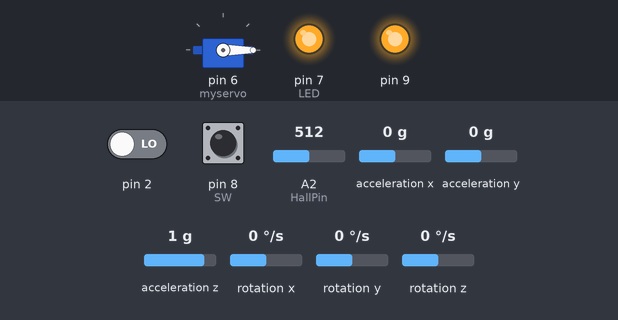
Recording of a sketch running on a simulated Arduino Uno, built with avr-gcc and run on an emulated ATmega328P. On the bench: servo, output pins drawn as LEDs (lit = HIGH). The inputs (shaded band) are chosen by the test bench; at power-on: acceleration z 1 g, A2 (HallPin) = 512, acceleration x 0 g, pin 2 LOW, acceleration y 0 g, pin 8 (SW) HIGH, rotation x 0 °/s, rotation y 0 °/s, rotation z 0 °/s. What the sketch prints to the serial monitor is not drawn.

Above: at 2.3 s.
2.4 s: acceleration z set to -0.8 g
At 4.6 s:
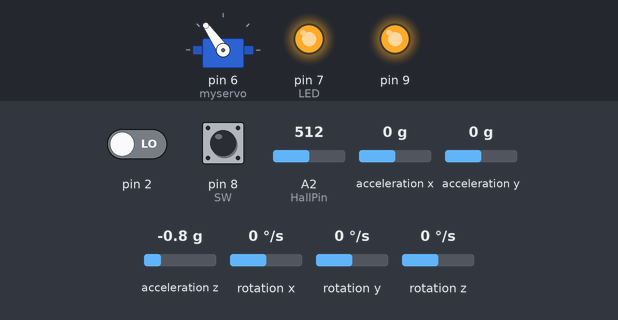
5.4 s: A2 (HallPin) set to 528
At 7.0 s:
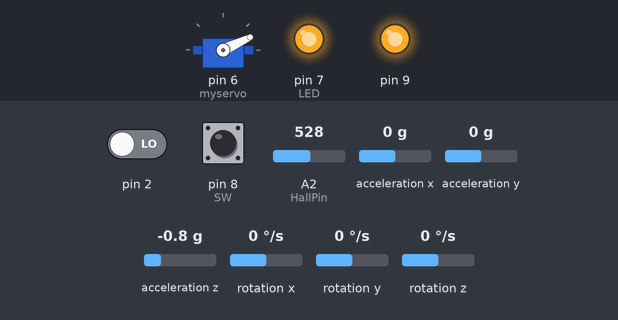
8.4 s: acceleration x set to -1.4 g
10.7 s: pin 2 driven HIGH
At 12.6 s:
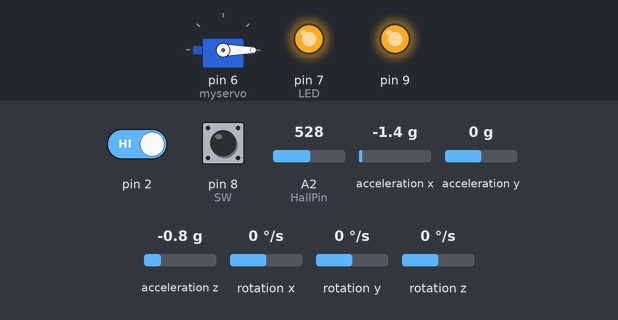
13.7 s: acceleration y set to -1.4 g
15.7 s: A2 (HallPin) set to 716
At 17.6 s:
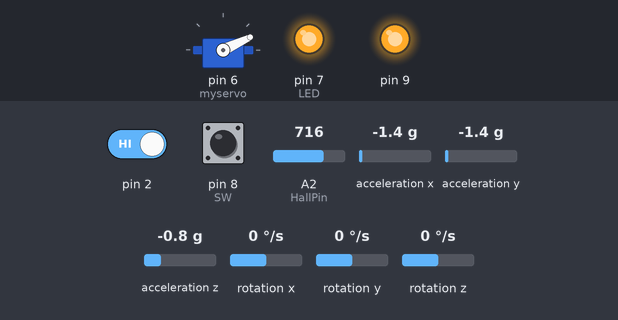
Timing chart, 0 to 18.8 s (numbered marks = the images above; inputs shaded):
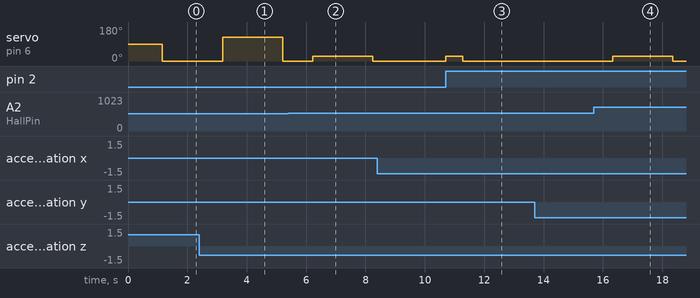

Measured:
- the behaviour switches between 516 and 517 on A2 (HallPin) (found by bisection; images 1 and 2)
- after the input at 2.4 s, servo on pin 6 (myservo): 0° → 125° after 0.79 s, → 0° 2.0 s later
- after the input at 5.4 s, servo on pin 6 (myservo): 0° → 25° after 0.83 s, → 0° 2.0 s later
- after the input at 8.4 s, every drawn part: stays the same
- after the input at 10.7 s, servo on pin 6 (myservo): 0° → 25° at once, → 0° 0.57 s later
- after the input at 13.7 s, every drawn part: stays the same
- after the input at 15.7 s, servo on pin 6 (myservo): 0° → 25° after 0.64 s, → 0° 2.0 s later

The sketch:

________.ino
```cpp
//////////////////////庫//////////////////////
#include<Servo.h>
#include "I2Cdev.h"
#include "MPU6050.h"

//////////////////////實例化物件//////////////////////
Servo myservo;
MPU6050 mpu;

//////////////////////五大模式變數//////////////////////
int NowMode;

//////////////////////開關跟按鈕、LED、馬達變數//////////////////////
#define NUMBER 5
#define LED 7
#define BUTTONRED 12
#define BUTTONBULE 13
#define SW 8
int red, bule;      //按鈕變數
int OnOff;          //監控是否自動手動變數
int Seg = 1;        //為手動調整伺服馬達變數

//////////////////////霍爾相關變數及陣列//////////////////////
float HallArray[NUMBER];
float HallSortArray[NUMBER];
const int HallPin = A2;
int HallStartValue = 0;
int SendHall;

//////////////////////X軸相關變數及陣列//////////////////////
float ZAxisArray [NUMBER];
float ZSortArray [NUMBER];
int SendZ;

//////////////////////Z軸相關變數及陣列//////////////////////
float XAxisArray[NUMBER];
float XSortArray[NUMBER];
int SendX;

//////////////////////姿態感測收值變數//////////////////////
int16_t ax, ay, az, gx, gy, gz;

//////////////////////角度變數//////////////////////
float Gyro_y; //Y軸陀螺儀數據暫存
float Gyro_x;
float Gyro_z;
float angleAx;
float angle6;
float K1 = 0.05; // 對加速度計取值的權重
float Angle; //一階互補濾波計算出的小車最終傾斜角度
float accelz = 0;
float angle, angle_dot;

//////////////////////卡爾曼濾波變數//////////////////////
float P[2][2] = {{ 1, 0 }, { 0, 1 }};
float Pdot[4] = { 0, 0, 0, 0};
float Q_angle = 0.001, Q_gyro = 0.005; //角度数据置信度,角速度数据置信度
float R_angle = 0.5 , C_0 = 1;
float q_bias, angle_err, PCt_0, PCt_1, E, K_0, K_1, t_0, t_1;
float timeChange = 5; //滤波法采样时间间隔毫秒
float dt = timeChange * 0.001; //注意：dt的取值为滤波器采样时间

//////////////////////外部中斷控制變數//////////////////////
int CtrlInti = 0;

void setup() {
  Serial.begin(9600);
  //////////////////////設定開關跟按鈕//////////////////////
  pinMode(BUTTONRED, INPUT);
  pinMode(BUTTONBULE, INPUT);
  pinMode(SW, INPUT_PULLUP);
  //////////////////////設定伺服馬達//////////////////////
  myservo.attach(6);
  //////////////////////設定MPU6050姿態感測//////////////////////
  Wire.begin();
  mpu.initialize();
  delay(100);
  //////////////////////在程式初始時先放五個 Hall&X&Z 元素進陣列//////////////////////
  PutValueArray(HallArray, HallStartValue, HallPin);
  PutValueArray(XAxisArray, "X");
  PutValueArray(ZAxisArray, "Z");
  //////////////////////藍芽初始化//////////////////////
  pinMode(9, OUTPUT);
  digitalWrite(9, HIGH);
  delay(1000);
  //////////////////////外部中斷設定//////////////////////
  attachInterrupt(0, InteHall, HIGH); //assign int0
  //////////////////////所有設定已完成 LED亮起//////////////////////
  pinMode(LED, OUTPUT);
  digitalWrite(LED, HIGH);
}

//////////////////////外部中斷涵式//////////////////////
void InteHall() {
  CtrlInti = 1;
  if (SendX > 1000) {
    MotorCmd(2);
    NowMode = 5;
    delay(1000);
  }
  CtrlInti = 0;
}

//////////////////////霍爾陣列初始化完放五個元素//////////////////////
void PutValueArray(float Array[], int StartValue, int Pin) {
  for (int i = 0; i < NUMBER; i++) {
    Array[i] = analogRead(Pin);
  }
  StartValue = analogRead(Pin);
}

//////////////////////姿態X, Z陣列初始化完放五個元素//////////////////////
void PutValueArray(float Array[], String Axis) {
  if (Axis == "X") {
    for (int i = 0; i < NUMBER; i++) {
      mpu.getMotion6(&ax, &ay, &az, &gx, &gy, &gz);
      Array[i] = ax;
    }
  }
  if (Axis == "Z") {
    for (int i = 0; i < NUMBER; i++) {
      mpu.getMotion6(&ax, &ay, &az, &gx, &gy, &gz);
      Array[i] = az;
    }
  }
}

//////////////////////霍爾陣列放值進第一元素//////////////////////
void ShiftRightArray(float Array[], int Pin) {
  for (int i = NUMBER - 1; i > 0; i--) {
    Array[i] = Array[i - 1];
  }
  Array[0] = analogRead(Pin);
}

//////////////////////X, Z陣列放值進第一元素//////////////////////
void ShiftRightArray(float Array[], String Axis) {
  for (int i = NUMBER - 1; i > 0; i--) {
    Array[i] = Array[i - 1];
  }
  if (Axis == "X") {
    mpu.getMotion6(&ax, &ay, &az, &gx, &gy, &gz);
    Array[0] = ax;
  }
  if (Axis == "Z") {
    mpu.getMotion6(&ax, &ay, &az, &gx, &gy, &gz);
    Array[0] = az;
  }
}

//////////////////////陣列排序//////////////////////
void SortByArray(float SortArray[], float Array[]) {
  float temp;

  for (int i = 0; i < NUMBER; i++) {
    SortArray[i] = Array[i];
  }

  for (int i = 0; i < NUMBER - 1; i++) {
    for (int j = 0; j < NUMBER - 1; j++) {
      if (SortArray[j + 1] < SortArray[j]) {
        temp = SortArray[j];
        SortArray[j] = SortArray[j + 1];
        SortArray[j + 1] = temp;
      }
    }
  }
}

//////////////////////標準差計算涵式//////////////////////
void VariancePulsByLoad (float SortArray[], int* SendData) {
  float Sum1, Sum2, ToTal;

  Sum1 = pow(SortArray[1] - SortArray[2], 2);
  Sum2 = pow(SortArray[3] - SortArray[2], 2);
  ToTal = sqrt(Sum1 + Sum2);
  *SendData = ToTal;
}

//////////////////////馬達控制函式//////////////////////
void MotorCmd(int angle) {
  switch (angle) {
    case 1:
      myservo.write(0);
      break;
    case 2:
      myservo.write(25);
      break;
    case 3:
      myservo.write(50);
      break;
    case 4:
      myservo.write(80);
      break;
    case 5:
      myservo.write(100);
      break;
    case 6:
      myservo.write(125);
      break;
  }
}

//////////////////////角度計算//////////////////////
void Angletest()
{
  //平衡參數
  Angle = atan2(ay , az) * 57.3;           //角度計算公式
  Gyro_x = (gx - 128.1) / 131;              //角度轉換
  Kalman_Filter(Angle, Gyro_x);            //卡爾曼濾波
  //旋轉角度Z軸參數
  if (gz > 32768) gz -= 65536;              //強制轉換2G, 1G
  Gyro_z = -gz / 131;                      //Z軸參數轉換
  accelz = az / 16.4;

  angleAx = atan2(ax, az) * 180 / PI; //計算X軸夾角
  Gyro_y = -gy / 131.00; //計算角速度
  //一階互補濾波
  angle6 = K1 * angleAx + (1 - K1) * (angle6 + Gyro_y * dt);
}

//////////////////////卡爾曼濾波計算//////////////////////
void Kalman_Filter(double angle_m, double gyro_m)
{
  angle += (gyro_m - q_bias) * dt;
  angle_err = angle_m - angle;
  Pdot[0] = Q_angle - P[0][1] - P[1][0];
  Pdot[1] = - P[1][1];
  Pdot[2] = - P[1][1];
  Pdot[3] = Q_gyro;
  P[0][0] += Pdot[0] * dt;
  P[0][1] += Pdot[1] * dt;
  P[1][0] += Pdot[2] * dt;
  P[1][1] += Pdot[3] * dt;
  PCt_0 = C_0 * P[0][0];
  PCt_1 = C_0 * P[1][0];
  E = R_angle + C_0 * PCt_0;
  K_0 = PCt_0 / E;
  K_1 = PCt_1 / E;
  t_0 = PCt_0;
  t_1 = C_0 * P[0][1];
  P[0][0] -= K_0 * t_0;
  P[0][1] -= K_0 * t_1;
  P[1][0] -= K_1 * t_0;
  P[1][1] -= K_1 * t_1;
  angle += K_0 * angle_err; //角度
  q_bias += K_1 * angle_err;
  angle_dot = gyro_m - q_bias; //角速度
}

//////////////////////按鈕控制馬達//////////////////////
void BlueAndRed() {

  red = digitalRead(BUTTONRED);
  bule = digitalRead(BUTTONBULE);
  if (red == HIGH && Seg < 6) {
    Seg++;
    MotorCmd(Seg);
    delay(250);
  } else if (bule == HIGH && Seg > 1) {
    Seg--;
    MotorCmd(Seg);
    delay(250);
  }
}

//////////////////////藍芽傳值涵式//////////////////////
void BluetoothSendData() {

  Serial.write(85);
  Serial.write(SendX);
  Serial.write(SendZ);
  Serial.write(SendHall);
  Serial.write(int(angle));
  Serial.write(NowMode);

  /*
    Serial.write(85);
    Serial.write(analogRead(XPin));
    Serial.write(analogRead(ZPin));
    Serial.write(analogRead(HallPin));
    Serial.write(1);
  */
}

//////////////////////模式選擇//////////////////////
void NowModeSwitch() {
  if (SendZ > 500 && SendHall <= 5 && CtrlInti == 0) {
    MotorCmd(6);
    NowMode = 4;
    delay(1000);
  } else if (angle > 43 && SendHall >= 5 && CtrlInti == 0) {
    MotorCmd(2);
    NowMode = 3;
    delay(1000);
  } else if (SendZ > 400 && SendHall > 10 && CtrlInti == 0) {
    if (SendHall > 10) {
      MotorCmd(3);
      NowMode = 2;
      delay(500);
    } else if (SendHall > 30) {
      MotorCmd(4);
      NowMode = 2;
      delay(500);
    } else if (SendHall > 50) {
      MotorCmd(5);
      NowMode = 2;
      delay(500);
    }
  } else if (SendX > 1000 && CtrlInti == 0) {
    MotorCmd(1);
    NowMode = 1;
    delay(2000);
  } else if (SendX <= 1000 && CtrlInti == 0) {
    MotorCmd(1);
    NowMode = 1;
    delay(500);
  }
}

//////////////////////手動自動開關判斷//////////////////////
void SwitchOnOff() {
  OnOff = digitalRead(SW);
  if (OnOff == HIGH) {
    ShiftRightArray(XAxisArray, "X");
    ShiftRightArray(ZAxisArray, "Z");
    ShiftRightArray(HallArray, HallPin);
    SortByArray(XSortArray, XAxisArray);
    SortByArray(ZSortArray, ZAxisArray);
    SortByArray(HallSortArray, HallArray);
    VariancePulsByLoad(XSortArray, &SendX);
    VariancePulsByLoad(ZSortArray, &SendZ);
    VariancePulsByLoad(HallSortArray, &SendHall);
    Angletest();
    NowModeSwitch();
    BluetoothSendData();
  } else {
    BlueAndRed();
  }
}

void loop() {
  SwitchOnOff();
}
```
